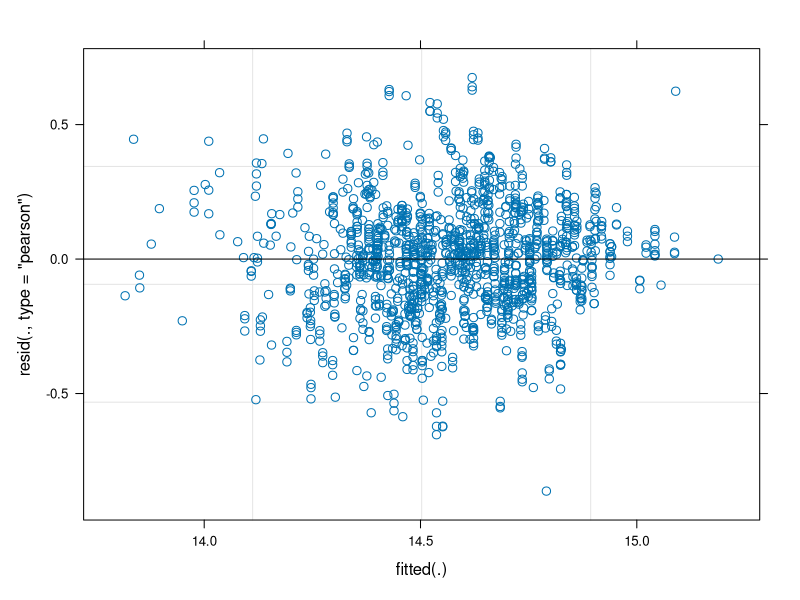
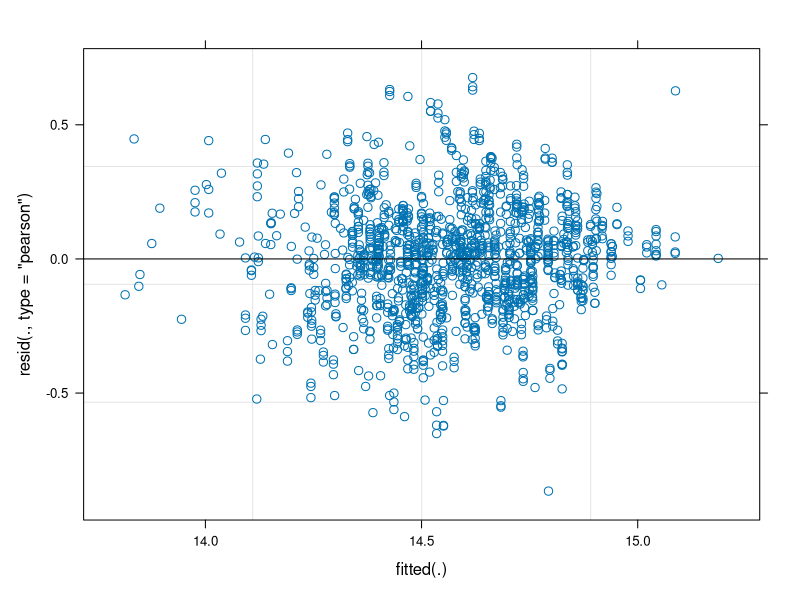

Recreate these plots in R, in order. (Note: this script raises an error after producing the figures.)
# EM HANSSON June 2022

# Load libraries
library(tidyverse)
library(ggplot2)
library(lme4)
library(car)
library(arm)
library(pbkrtest)
library(emmeans)

# Data import
df <- read_csv("Data/df.csv") # control data

df_mod_expcomp <- df %>% # For experiment comparison
  mutate(exp_day2 = exp_day - mean(exp_day)) %>% # Center day variable for model fit
  filter(exp_day > 7) %>% # Remove establishment phase for better fit
  filter(!(test == "D" & chamber == "13")) %>% # Remove chamber with leak
  filter(exp_day < 51)  # Remove post-contamination phase

df2 <- read_csv("Data/df2.csv") # clumping data

df3 <- read_csv("Data/df3.csv") # glyphosate pilot, note day 22 excluded for glyphosate treated lines due to equipment failure

df_mod_glyphosate <- df3 %>% # For population decline slope estimation
  filter(exp_day >= 6 & exp_day <= 16) %>% 
  mutate(chamber = as.factor(chamber),
         treatment_group = as.factor(treatment_group),
         log.cell_count = log(cell_count),
         dayID = factor(exp_day)) 

# Models
### Experiment comparison
## Straight line through data, exp_day just a random effect, no effect of rpm or of test
mod_rpm <- lmer(log(cell_count) ~ rpm + ( 1 | chamberID) + (1 | exp_day2), data = df_mod_expcomp, 
                    control = lmerControl(optimizer="Nelder_Mead"))

mod_test <- lmer(log(cell_count) ~ test + ( 1 | chamberID) + (1 | exp_day2), data = df_mod_expcomp, 
                             control = lmerControl(optimizer="Nelder_Mead"))

# Summaries and residuals
summary(mod_rpm)
Anova(mod_rpm)
plot(mod_rpm)

summary(mod_test)
Anova(mod_test)
plot(mod_test)

# Reduced model and signficance testing for robustness
mod_red <- lmer(log(cell_count) ~ ( 1 | chamberID) + (1 | exp_day2), data = data_relaxed, 
                                     control = lmerControl(optimizer="Nelder_Mead"))

anova(mod_rpm, mod_red)
PBmodcomp(mod_rpm, mod_red, nsim = 1000)

anova(mod_test, mod_red)
PBmodcomp(mod_test, mod_red, nsim = 1000)

### Population decline slope in glyphosate pilot
mod_glyphosate <- lmer(log.cell_count ~ treatment_group*exp_day + (1 | dayID) + (1 | chamber), data = df_mod_glyphosate)
summary(mod_glyphosate)
Anova(mod_glyphosate)
plot(mod_glyphosate)

emtrends(mod_glyphosate, pairwise ~ treatment_group, var = "exp_day")

# Extracting and plotting the slopes with 95% confidence intervals using emmeans::emtrends, unsure if this is the smartest way to do it but at least avoids having to extract coefficients myself
glyphosate_trends <- as.data.frame(emtrends(mod_glyphosate, pairwise ~ treatment_group, var = "exp_day")) %>%
  filter(treatment_group != ".")

ggplot(glyphosate_trends, aes(x = treatment_group, y = exp_day.trend, ymax = upper.CL, ymin = lower.CL)) +
  geom_point() +
  geom_errorbar() +
  ggtitle("Death slopes with 95% CI")

glyphosate_trends %>%
  dplyr::select(treatment_group, exp_day.trend, SE)

# Plots included in chapter

### Import data
# Population density
df_density_sum <- df %>%
  filter(!(test == "D" & chamber == "13")) %>% # Remove chamber with leak
  filter(exp_day < 51) %>%  # Remove post-contamination phase
  group_by(test, rpm, exp_day) %>%
  summarise(
    mean_cell_count = mean(cell_count),
    se_cell_count = (sd(cell_count)/sqrt(n()))) %>%
  ungroup()

ggplot(df %>% mutate(mean_cell_count = cell_count)  %>% filter(!(test == "D" & chamber == "13")) %>%
         filter(exp_day < 51), aes(x = exp_day, y = log(mean_cell_count), colour = test, linetype = rpm)) +
  geom_point() +
  geom_smooth(data = df_density_sum, aes(ymax = log(mean_cell_count + se_cell_count), ymin = log(mean_cell_count - se_cell_count)), stat = "identity") +
  scale_x_continuous(breaks = seq(1, 40, 2), labels = seq(1, 40, 2), limits = c(1, 40), name = "Days since inoculation") +
  scale_y_continuous(name = "Population density log(cells/ml)", limits = c(13.2, 15.8)) +
  scale_linetype_manual(name = "Dilution rate",
                        labels = c("1.25RPM" = "0.15/day",
                                   "2.5RPM" = "0.3/day"),
                        values = c("1.25RPM" = "solid",
                                   "2.5RPM" = "31")) +
  theme_bw() +
  guides(color = guide_legend(override.aes = list(fill = NA)),
         linetype = guide_legend(override.aes = list(fill = NA)))

# Glyphosate pilot
df_glyphosate_sum <- df3 %>%
  group_by(chamber, treatment_group, exp_day) %>%
  dplyr::summarise(
    mean.cell_count = mean(cell_count),
    se = (sd(cell_count)/sqrt(n())))

df_glyphosate_model <- df3 %>%
  filter(exp_day >= 6, exp_day <= 16)

ggplot(df_glyphosate_sum, aes(x = exp_day, y = log(mean.cell_count), colour = factor(treatment_group), fill = factor(treatment_group), groups = factor(chamber))) +
  geom_vline(aes(xintercept = -0.5)) +
  geom_line(size = 1) +
  geom_ribbon(aes(ymin = log(mean.cell_count - se), ymax = log(mean.cell_count + se)), stat = "identity", alpha = 0.3, size = 0) +
  geom_smooth(data = df_glyphosate_model %>% mutate(mean.cell_count = cell_count), aes(group = treatment_group), method = lm, colour = "black", size = 2, se = FALSE, show.legend = FALSE) +
  geom_point(data = df3 %>% mutate(mean.cell_count = cell_count), alpha = 0.3) +  theme_bw() +
  scale_x_continuous(limits = c(-2, 24), labels = seq(-2, 24, 2), breaks = seq(-2, 24, 2), name = "Days since glyphosate treatment") +
  scale_y_continuous(name = "Population density log(cells/ml)") +
  guides(color = guide_legend(override.aes = list(fill = NA)))


# Leak
# Select chambers of interest
df_leak <- df %>%
  filter(test == "D") %>%
  filter(chamber == "4" | chamber == "6" | chamber == "8" | chamber == "9" | chamber == "10" | chamber == "13")

df_leak_sum <- df_leak %>%
  group_by(chamber, exp_day) %>%
  summarise(
    mean_cell_count = mean(cell_count),
    se_cell_count = (sd(cell_count)/sqrt(n()))) %>%
  ungroup()

ggplot(df_leak %>% mutate(mean_cell_count = cell_count), aes(x = exp_day, y = log(mean_cell_count), colour = factor(chamber))) +
  geom_point() +
  geom_smooth(data = df_leak_sum, aes(ymax = log(mean_cell_count + se_cell_count), ymin = log(mean_cell_count - se_cell_count)), stat = "identity") +
  scale_x_continuous(limits = c(30, 45), labels = seq(30, 45, 1), breaks = seq(30, 45, 1), name = "Days since inoculation") +
  scale_y_continuous(name = "Population density log(cells/ml)", limits = c(13.7, 15.3)) +
  theme_bw() +
  geom_segment(aes(x = 33, xend = 34.5, y = 14.1, yend = 14.1), arrow = arrow(length = unit(0.5, "cm")), size = 0.5, colour = "grey50") +
  annotate("text", x = 32.4, y = 14.1, label = "Leak", size = 8, colour = "grey35") +
  guides(color = guide_legend(override.aes = list(fill = NA)))

# Contamination
# Select chambers of interest and add column for contamination
df_contamination <- df %>%
  filter(test == "D") %>%
  filter(chamber == "4" | chamber == "6" | chamber == "8" | chamber == "9" | chamber == "10" | chamber == "13") %>%
  mutate(contamination = ifelse(chamber == "4" | chamber == "13", "N", "Y"))

df_contamination_sum <- df_contamination %>%
  group_by(contamination, exp_day) %>%
  summarise(
    mean_cell_count = mean(cell_count),
    se_cell_count = (sd(cell_count)/sqrt(n()))) %>%
  ungroup()

ggplot(df_contamination %>% mutate(mean_cell_count = cell_count), aes(x = exp_day, y = log(mean_cell_count), colour = contamination, linetype = contamination)) +
  geom_point() +
  geom_smooth(data = df_contamination_sum, aes(ymax = log(mean_cell_count + se_cell_count), ymin = log(mean_cell_count - se_cell_count)), stat = "identity") +
  scale_x_continuous(limits = c(40, 76), labels = seq(40, 76, 2), breaks = seq(40, 76, 2), name = "Days since inoculation") +
  scale_y_continuous(name = "Population density log(cells/ml)", limits = c(13.2, 15.8)) +
  scale_linetype_manual(name = "Contamination",
                        labels = c("Y" = "Yes",
                                   "N" = "No"),
                        values = c("Y" = "solid",
                                   "N" = "21")) +
  theme_bw() +
  geom_segment(aes(x = 54, xend = 54, y = 15.5, yend = 15.1), arrow = arrow(length = unit(0.5, "cm")), size = 0.5, colour = "grey50", show.legend = FALSE) +
  annotate("text", x = 54, y = 15.6, label = "Possible contamination event", size = 8, colour = "grey35") +
  geom_segment(aes(x = 62, xend = 62, y = 13.5, yend = 14.1), arrow = arrow(length = unit(0.5, "cm")), size = 0.5, colour = "grey50", show.legend = FALSE) +
  annotate("text", x = 62, y = 13.40, label = "Contamination detected", size = 8, colour = "grey35") +
  guides(color = guide_legend(override.aes = list(fill = NA)))


# Clumping
df_clumping_sum <- df2 %>%
  group_by(chamber, exp_day, clumping) %>%
  summarise(
    mean = mean(cell_count),
    se = sd(cell_count)/sqrt(n())
  )

df2 %>%
  ggplot(aes(x = exp_day, y = log(cell_count), colour = clumping, linetype = clumping, groups = factor(chamber))) +
  geom_point() +
  geom_smooth(data = df_clumping_sum %>% mutate(cell_count = mean), aes(ymin = log(mean - se), ymax = log(mean + se)), stat = "identity") +
  theme_bw() +
  scale_x_continuous(labels = seq(42, 62, 2), breaks = seq(42, 62, 2), name = "Days since inoculation") +
  scale_y_continuous(name = "Population density log(cells/ml)", limits = c(13.2, 15.5)) +
  guides(color = guide_legend(override.aes = list(fill = NA)))
